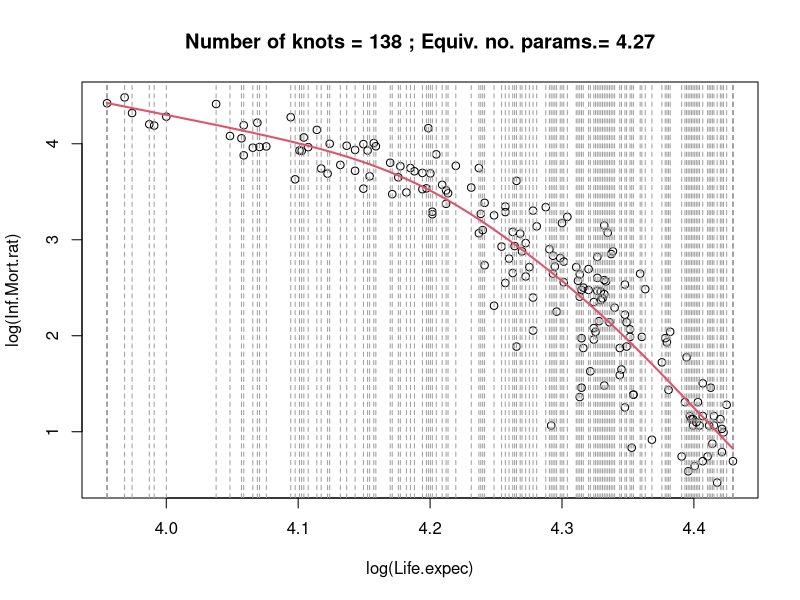
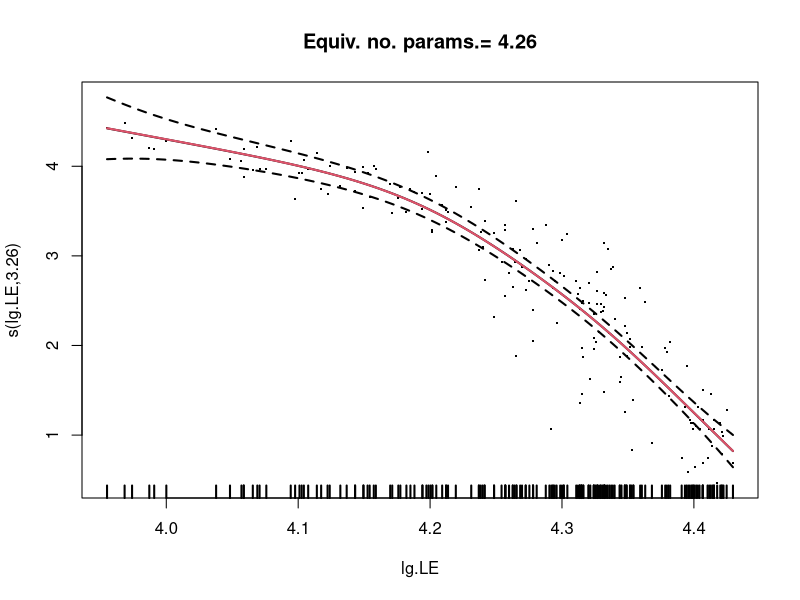
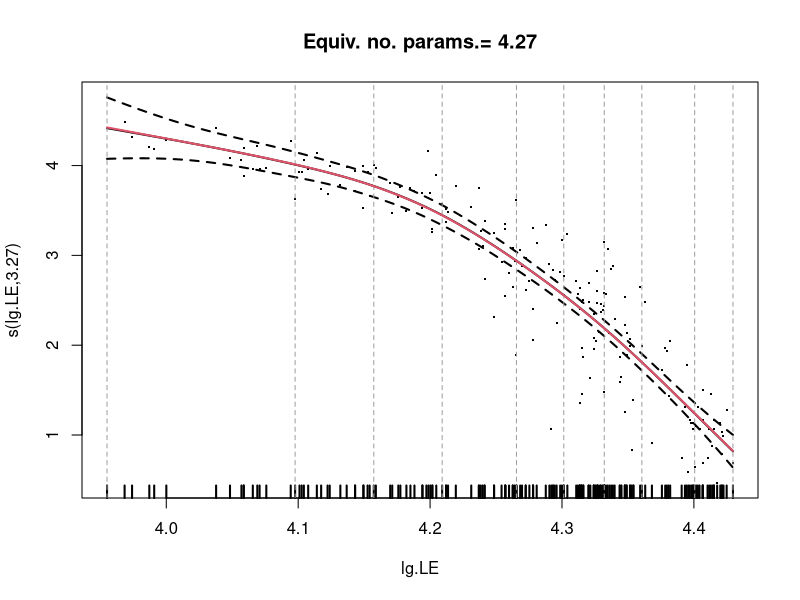
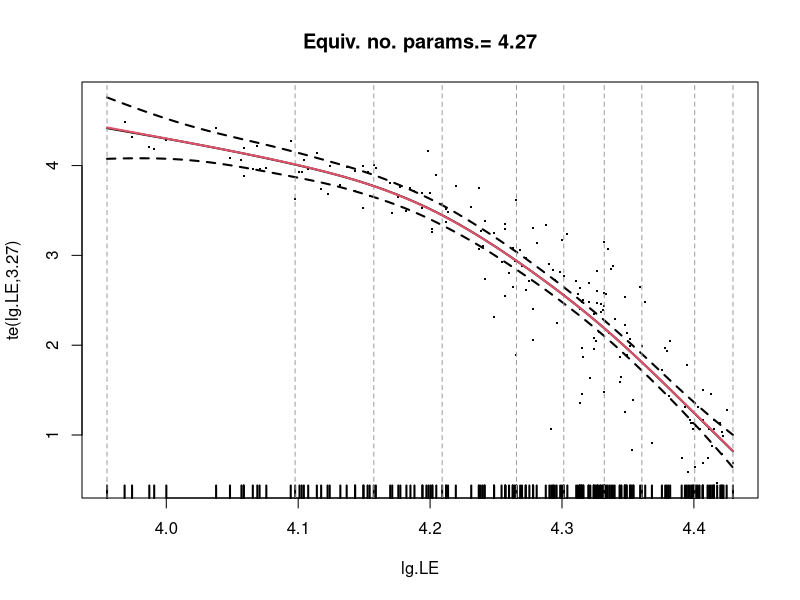

R code for these plots, in order:
## ---- chunk 1
knitr::opts_chunk$set(echo = TRUE)
## ---- chunk 2
countries<-read.csv2(file="HDI.2017.subset.csv",row.names = 1)
attach(countries)
head(countries)
names(countries)
# [1] "country_name"   "Life.expec"     "Life.expec.f"  
# [4] "Life.expec.m"   "le.fm"          "Inf.Mort.rat"  
# [7] "Agric.employ.."     
## ---- chunk 3
sm.sp.1 <- smooth.spline(x = log(Life.expec), y = log(Inf.Mort.rat), 
                         cv = FALSE, all.knots = TRUE)
sm.sp.1
plot(x = log(Life.expec), y = log(Inf.Mort.rat),
     main=paste("Number of knots =",sm.sp.1$fit$nk,
                "; Equiv. no. params.=",round(sm.sp.1$df,2)))
abline(v=sm.sp.1$fit$min+sm.sp.1$fit$knot*sm.sp.1$fit$range, col=8, lty=2)
lines(sm.sp.1,col=2,lwd=2)
## ---- chunk 4
lg.LE <- log(Life.expec)
lg.IMR <- log(Inf.Mort.rat)

library(mgcv)
## ---- chunk 5
spl_gam_s_tp <- gam(lg.IMR ~ s(lg.LE))#bs="tp" by default
summary(spl_gam_s_tp)
plot(spl_gam_s_tp, residuals = TRUE,
     shade=TRUE, cex=2, lwd=2, 
     shift = spl_gam_s_tp$coefficients[1],
     seWithMean=TRUE,
     main=paste("Equiv. no. params.=",
                round(sum(spl_gam_s_tp$edf),2)))
lines(sm.sp.1,col=2,lwd=2)
## ---- chunk 6
spl_gam_s_cr <- gam(lg.IMR ~ s(lg.LE,bs="cr"))
summary(spl_gam_s_cr)
plot(spl_gam_s_cr, residuals = TRUE,
     shade=TRUE, cex=2, lwd=2, 
     shift = spl_gam_s_cr$coefficients[1],
     seWithMean=TRUE,
     main=paste("Equiv. no. params.=",
                round(sum(spl_gam_s_cr$edf),2)))
abline(v=spl_gam_s_cr$smooth[[1]]$xp, 
       col=8, lty=2)
lines(sm.sp.1,col=2,lwd=2)
## ---- chunk 7
spl_gam_te_cr <- gam(lg.IMR ~ te(lg.LE,bs="cr",k=10)) # by default, k=5
summary(spl_gam_te_cr)
plot(spl_gam_te_cr, residuals = TRUE,
     shade=TRUE, cex=2, lwd=2, 
     shift = spl_gam_te_cr$coefficients[1],
     seWithMean=TRUE,
     main=paste("Equiv. no. params.=",
                round(sum(spl_gam_te_cr$edf),2)))
abline(v=spl_gam_te_cr$smooth[[1]]$margin[[1]]$xp, 
       col=8, lty=2)
lines(sm.sp.1,col=2,lwd=2)
